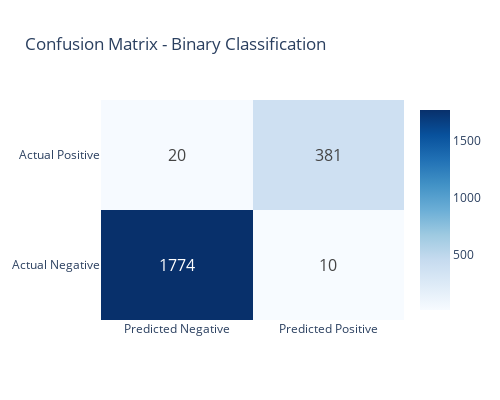

Source (notebook cell):
### Markdown cell above
## Visualisation des résultats de classification binaire

### Code cell
# Plot confusion matrix
fig = go.Figure(data=go.Heatmap(
    z=binary_results['confusion_matrix'],
    x=['Predicted Negative', 'Predicted Positive'],
    y=['Actual Negative', 'Actual Positive'],
    text=binary_results['confusion_matrix'],
    texttemplate="%{text}",
    textfont={"size": 16},
    colorscale='Blues'
))

fig.update_layout(
    title='Confusion Matrix - Binary Classification',
    height=400,
    width=500
)

fig.show()

### Figure 1 — Plotly figure (JSON) as saved in the notebook; plotly's stock layout.template omitted (floating-point values rounded to 4 significant figures)
{"data": [{"colorscale": [[0, "rgb(247,251,255)"], [0.125, "rgb(222,235,247)"], [0.25, "rgb(198,219,239)"], [0.375, "rgb(158,202,225)"], [0.5, "rgb(107,174,214)"], [0.625, "rgb(66,146,198)"], [0.75, "rgb(33,113,181)"], [0.875, "rgb(8,81,156)"], [1, "rgb(8,48,107)"]], "text": [[1774, 10], [20, 381]], "textfont": {"size": 16}, "texttemplate": "%{text}", "type": "heatmap", "x": ["Predicted Negative", "Predicted Positive"], "y": ["Actual Negative", "Actual Positive"], "z": [[1774, 10], [20, 381]]}], "layout": {"height": 400, "title": {"text": "Confusion Matrix - Binary Classification"}, "width": 500}}
